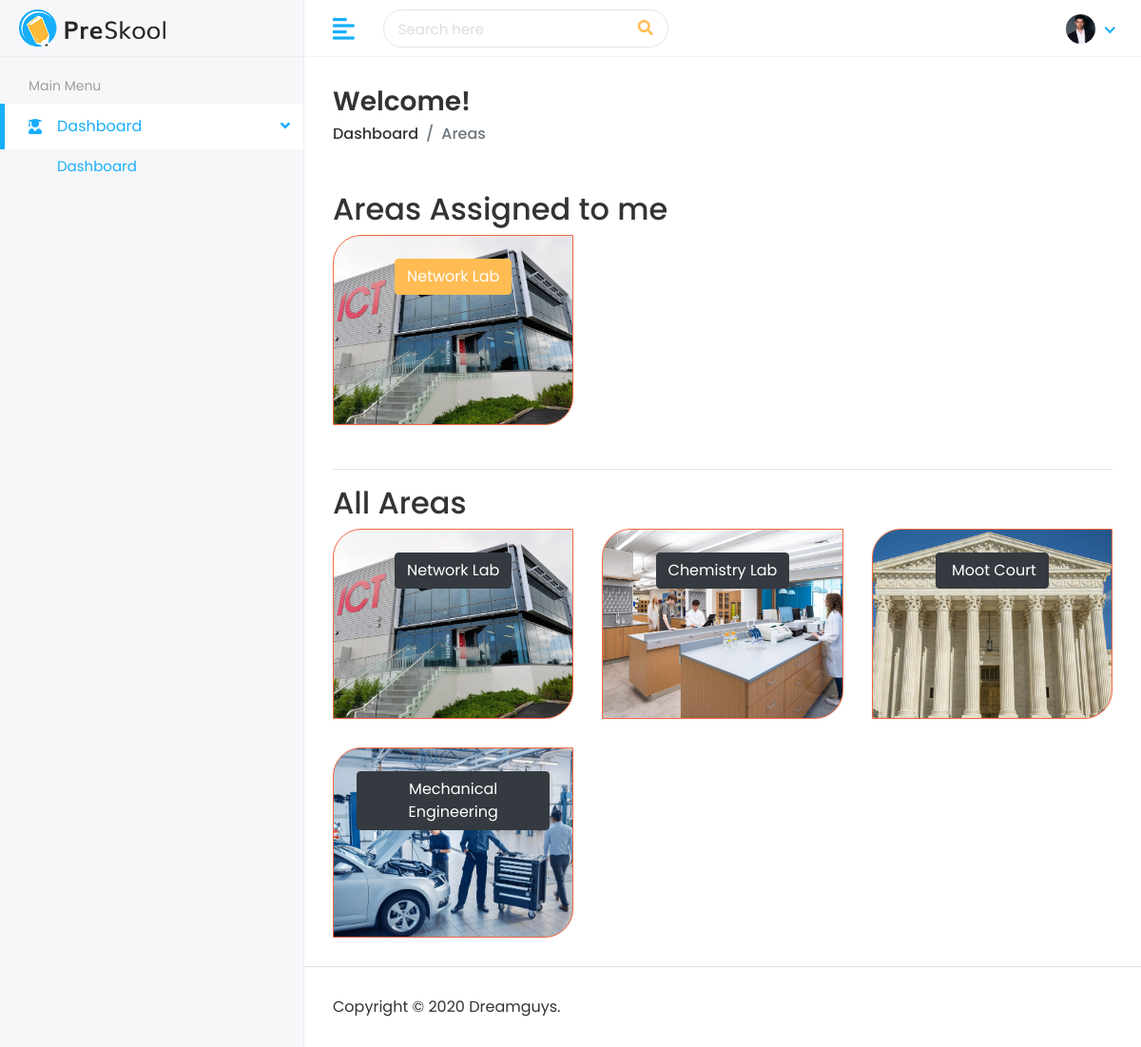
The page /student/areas/ (signed in) on the database its author committed.
### superuser/models.py (models this page shows, shortened)
class StudentArea(models.Model):
    student = models.ForeignKey(Student, on_delete=models.CASCADE)
    area = models.ForeignKey(Area, on_delete=models.CASCADE)

class Area(models.Model):
    name = models.CharField(max_length=100)
    image = models.ImageField(upload_to='areas/', blank=True)

### student/views.py (the view)
# urls.py: path('areas/', views.areas, name='areas'),
def areas(request):
    student = Student.objects.filter(email=request.user.email).first();
    if student is None:
        messages.warning(request, "Student not found")
        return redirect(reverse('dashboard'))
    student_areas = StudentArea.objects.filter(student=student).all()
    areas = Area.objects.all()
    context = {
        'student_areas': student_areas,
        'areas' : areas
    }
    return render(request, "students/areas.html", context)

### templates/students/areas.html (shortened to what this page needs)
{% extends 'Home/base.html' %}
{% load static %}
{% block body %}
<div class="page-wrapper">
    <div class="content container-fluid">
        <div class="page-header">
            <div class="row">
                <div class="col-sm-12">
                    <h3 class="page-title">Welcome!</h3>
                    <ul class="breadcrumb">
                        <li class="breadcrumb-item"><a href="index.html">Dashboard</a></li>
                        <li class="breadcrumb-item active">Areas</li>
                    </ul>
                </div>
            </div>
        </div>
        <h2>Areas Assigned to me</h2>
        <div class="row">
            {% for are in student_areas %}
                <div class="col-xl-4 col-sm-4 col-12 d-flex">
                    <div class="card bg-nine w-100 h-600"
                         style="background-image: url('{{ are.area.image.url }}'); background-size: cover; background-position: center; height:200px">
                        <div class="card-body">
                            <div class="db-widgets d-flex justify-content-center align-items-center">
                                <div class="db-info">
                                     <form method="POST" action="{% url 'access_area' %}">
                                        <button type="submit" class="btn btn-primary">{{ are.area.name }}</button>
                                    </form>
                                </div>
                            </div>
                        </div>
                    </div>
                </div>
            {% endfor %}
        </div>
        <hr>
        <h2>All Areas</h2>
         <div class="row">
            {% for area in areas %}
                <div class="col-xl-4 col-sm-4 col-12 d-flex">
                    <div class="card bg-nine w-100 h-600"
                         style="background-image: url('{{ area.image.url }}'); background-size: cover; background-position: center; height:200px">
                        <div class="card-body">
                            <div class="db-widgets d-flex justify-content-center align-items-center">
                                <div class="db-info">
                                     <form method="POST" action="{% url 'access_area' %}">
                                        <button type="submit" class="btn btn-dark">{{ area.name }}</button>
                                    </form>
                                </div>
                            </div>
                        </div>
                    </div>
                </div>
            {% endfor %}
        </div>
    </div>
    <footer>
        <p>Copyright © 2020 Dreamguys.</p>
    </footer>
</div>
{% endblock %}

### static/assets/css/style.css (style rules this page uses)
html { height: 100%; }
body { background-color: #fff; color: #333; font-family: 'Poppins', sans-serif; font-size: 1rem; height: 100%; line-height: 1.5; overflow-x: hidden; }
h1, h2, h3, h4, h5, h6 { font-family: 'Poppins', sans-serif; margin-top: 0; }
a { color: #009ce7; }
input, button, a { transition: all 0.4s ease; -moz-transition: all 0.4s ease; -o-transition: all 0.4s ease; -ms-transition: all 0.4s ease; -webkit-transition: all 0.4s ease; }
input, input:focus, button, button:focus { outline: none; }
ul, ol { padding: 0px; list-style: none; }
.btn-primary { background-color: #FFBC53; border: 1px solid #FFBC53; }
.card { border: 1px solid #ececf5; box-shadow: 0 1px 3px 0 rgba(0, 0, 0, 0.03); margin-bottom: 1.875rem; }
.card-body { padding: 1.5rem; }
footer { padding: 1.875rem 1.875rem; border-top: 1px solid #ddd; }
footer p { margin: 0px; }
.page-wrapper { margin-left: 320px; padding-top: 60px; position: relative; transition: all 0.4s ease; }
.page-wrapper > .content { padding: 1.875rem 1.875rem 0; }
.page-header { margin-bottom: 1.875rem; }
.page-header .breadcrumb { background-color: transparent; color: #6c757d; font-size: 1rem; font-weight: 500; margin-bottom: 0; padding: 0; }
.page-header .breadcrumb a { color: #333; }
.page-title { font-size: 28px; font-weight: 600; color: #333; margin-bottom: 5px; }
.bg-nine { background-color: rgb(244 104 65 / 0.2); border-color: #f46841; border-radius: 30px 0px; }

### rows shown on the page
StudentArea: area.image (picture), area.name "Network Lab"
Area: image (picture), name "Network Lab"
Area: image (picture), name "Chemistry Lab"
Area: image (picture), name "Moot Court"
Area: image (picture), name "Mechanical Engineering"
